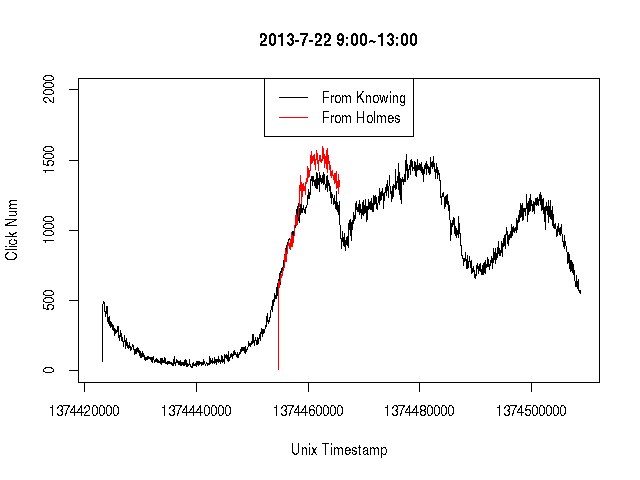

The R source for this figure:
library("rjson")
# Use rjson to get result
# JSON -> list
knowing <- fromJSON(file="http://                                  lse",method="C")
total_request <- fromJSON(file="h+--------------------------------+per_min",method="C")
ua_no_pass <- fromJSON(file="http|                                |s_per_min",method="C")
ua_pass <- fromJSON(file="http://|       +------------+           |min",method="C")
total_vppv <- fromJSON(file="http|           +        |           |n",method="C")
code200 <- fromJSON(file="http://|           |        |           |n",method="C")
code000 <- fromJSON(file="http://|           |        |           |n",method="C")
code301 <- fromJSON(file="http://|           |        |           |n",method="C")
code302 <- fromJSON(file="http://|           |        +           |n",method="C")
code400 <- fromJSON(file="http://|           +------------+       |n",method="C")
code403 <- fromJSON(file="http://|                        +       |n",method="C")
code404 <- fromJSON(file="http://|                        |       |n",method="C")
code408 <- fromJSON(file="http://|     +-------------+    |       |n",method="C")
code499 <- fromJSON(file="http://|                        |       |n",method="C")
code503 <- fromJSON(file="http://|                   +-+  |       |n",method="C")
watching <- fromJSON(file="http:/|                   | |  +       |in",method="C")
effective <- fromJSON(file="http:|                   +-++-+       |_min",method="C")
no_referer <- fromJSON(file="http+--------------------------------+er_min",method="C")
from_my <- fromJSON(file="http://                                  n",method="C")

# Split knowing list, change it into vector
tmp1 <- sapply(knowing,"[[",1)
tmp1 <- unlist(tmp1)/1000

tmp2 <- sapply(knowing,"[[",2)
tmp2[unlist(sapply(tmp2,is.null))] <- NA
tmp2 <- unlist(tmp2)

knowing <- cbind(tmp1,tmp2)
rm(tmp1,tmp2)

# function to process holmes result
p_holmes <- function(holmes) {
    tmp1 <- sapply(holmes,"[[",2)
    tmp1 <- unlist(tmp1)

    tmp2 <- sapply(holmes,"[[",3)
    tmp2[unlist(sapply(tmp2,is.null))] <- NA
    tmp2 <- unlist(tmp2)

    holmes <- cbind(tmp1,tmp2)
    rm(tmp1,tmp2)
    holmes
}

# Draw png file
png("result.png",width=640,height=480,units="px",pointsize=16)   #,type = c("cairo","cairo-png","Xlib","quartz"),antialias="none")
plot(knowing,xlab="Unix Timestamp",ylab="Click Num",type ="l",ylim=c(0,2000))
lines(p_holmes(holmes=effective),col="red")
legend("top",legend = c("From Knowing","From Holmes"),col = c("black","red"),lty = 1)
title(main="2013-7-22 9:00~13:00")
dev.off()

# Draw Pie graph (UA)
png("ua.png",width=800,height=600,units="px",pointsize=16)
ans <- c( sum(p_holmes(ua_no_pass)[,2]), sum((p_holmes(ua_pass)[,2])))
names(ans) <- c("UA no pass" , "UA pass")
pie(ans,main="UA Filter")
dev.off()


# Draw Pie graph (HTTP CODE)
png("httpcode.png",width=800,height=600,units="px",pointsize=16)
ans <- c( sum(p_holmes(code000)[,2]), sum((p_holmes(code200)[,2])) ,
        sum(sum(p_holmes(code301)[,2]) ,sum(p_holmes(code302)[,2])),
        sum(sum(p_holmes(code400)[,2]) ,sum(p_holmes(code403)[,2]) ,sum(p_holmes(code404)[,2]) ,sum(p_holmes(code408)[,2]) ,sum(p_holmes(code499)[,2])),
        sum(p_holmes(code503)[,2]))
names(ans) <- c("000" , "200" , "3xx", "4xx"  , "503")
pie(ans,main="HTTPCODE Filter")
dev.off()

# Draw Pie graph ( 4xx )
png("4xx.png",width=800,height=600,units="px",pointsize=16)
ans <- c(sum(p_holmes(code400)[,2]) ,sum(p_holmes(code403)[,2]) ,sum(p_holmes(code404)[,2]) ,sum(p_holmes(code408)[,2]) ,sum(p_holmes(code499)[,2]))
names(ans) <- c("400" , "403" , "404" , "408" , "499")
pie(ans,main="HTTPCODE = 4xx")
dev.off()

# Draw Pie graph ( vppv )
png("vppv.png",width=800,height=600,units="px",pointsize=16)
ans <- c(sum(p_holmes(watching)[,2]) , sum ( sum(p_holmes(effective)[,2]) , sum(p_holmes(from_my)[,2]) , sum(p_holmes(no_referer)[,2])))
names(ans) <- c("watching list","processed")
pie(ans ,main = "Analysis")
dev.off()

# Draw Pie graph ( Processed )
png("processed.png",width=800,height=600,units="px",pointsize=16)
ans <- c(sum(p_holmes(effective)[,2]) , sum(p_holmes(from_my)[,2]) , sum(p_holmes(no_referer)[,2]))
names(ans) <- c("Effective Click" , "From my.anjuke" , "No Referer")
pie(ans , main = "Processed")
dev.off()

